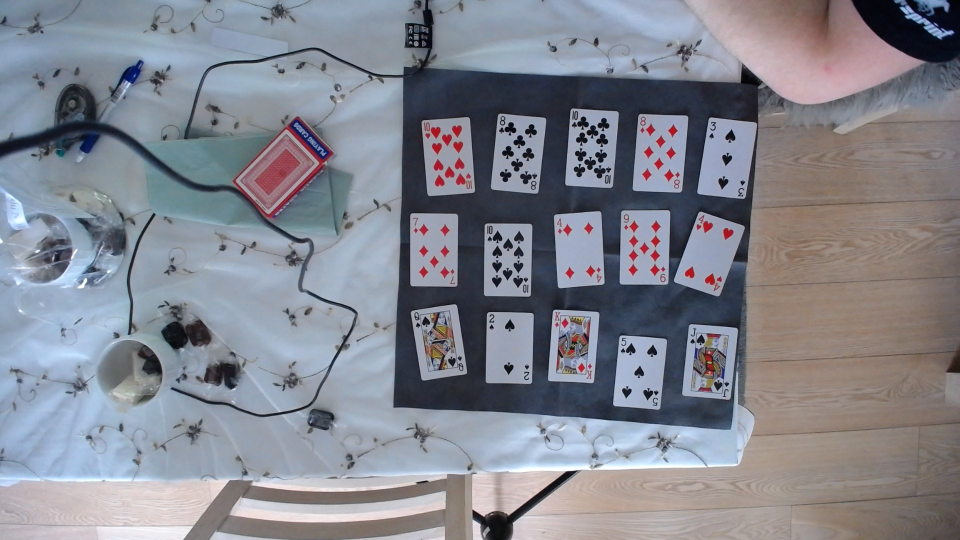
#> input picture OpenCV-Playing-Card-Detector-master/test.jpg, 1920 x 1080 px (shown at 1/2 size)
$ python -i Cards.py   (imports and definitions only)
#> lines starting #> are read from the running program, lines starting #| are printed output that depends on the picture; after the words box and inside, x2 and y2 are one past the last pixel; in counts of white or black regions, pixels touching at a corner belong together
#> further down, picture is the input picture: shape (1080, 1920, 3); mean B, G, R 142.6, 133.1, 131
############## Playing Card Detector Functions ###############
#
# Author: Evan Juras
# Date: 9/5/17
# Description: Functions and classes for CardDetector.py that perform
# various steps of the card detection algorithm


# Import necessary packages
import numpy as np
import cv2
import time

### Constants ###

# Adaptive threshold levels
BKG_THRESH = 60
CARD_THRESH = 30

# Width and height of card corner, where rank and suit are
CORNER_WIDTH = 32
CORNER_HEIGHT = 84

# Dimensions of rank train images
RANK_WIDTH = 70
RANK_HEIGHT = 105

# Dimensions of suit train images
SUIT_WIDTH = 70
SUIT_HEIGHT = 100

RANK_DIFF_MAX = 2000
SUIT_DIFF_MAX = 700

CARD_MAX_AREA = 120000
CARD_MIN_AREA = 25000

font = cv2.FONT_HERSHEY_SIMPLEX

### Structures to hold query card and train card information ###

class Query_card:
    """Structure to store information about query cards in the camera image."""

    # [12 lines left out: function __init__, not called in this run]

class Train_ranks:
    """Structure to store information about train rank images."""

    def __init__(self):
        self.img = [] # Thresholded, sized rank image loaded from hard drive
        self.name = "Placeholder"

class Train_suits:
    """Structure to store information about train suit images."""

    def __init__(self):
        self.img = [] # Thresholded, sized suit image loaded from hard drive
        self.name = "Placeholder"

### Functions ###
# [32 lines left out: functions load_ranks, load_suits, not called in this run]

def preprocess_image(image):
    """Returns a grayed, blurred, and adaptively thresholded camera image."""

    #image = cv2.imread('C:\\Users\\MLN\\Desktop\\CDIO\\CDIO2020Corona\\OpenCV-Playing-Card-Detector-master\\test.jpg', cv2.IMREAD_COLOR)
    #print(image)
    gray = cv2.cvtColor(image,cv2.COLOR_BGR2GRAY)
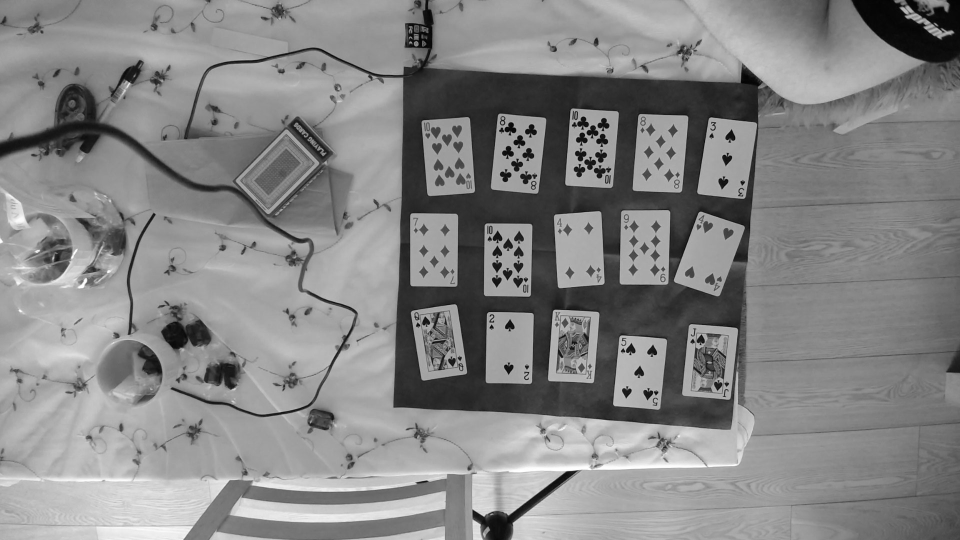
#> gray: shape (1080, 1920) (shown at 1/2 size); min 0, max 255, mean 133.6
    blur = cv2.GaussianBlur(gray,(5,5),0)

    # The best threshold level depends on the ambient lighting conditions.
    # For bright lighting, a high threshold must be used to isolate the cards
    # from the background. For dim lighting, a low threshold must be used.
    # To make the card detector independent of lighting conditions, the
    # following adaptive threshold method is used.
    #
    # A background pixel in the center top of the image is sampled to determine
    # its intensity. The adaptive threshold is set at 50 (THRESH_ADDER) higher
    # than that. This allows the threshold to adapt to the lighting conditions.
    img_w, img_h = np.shape(image)[:2]
#> img_w = 1080; img_h = 1920
    bkg_level = gray[int(img_h/100)][int(img_w/2)]
#> bkg_level = 137
    thresh_level = bkg_level + BKG_THRESH
#> thresh_level = 197

    retval, thresh = cv2.threshold(blur,thresh_level,255,cv2.THRESH_BINARY)
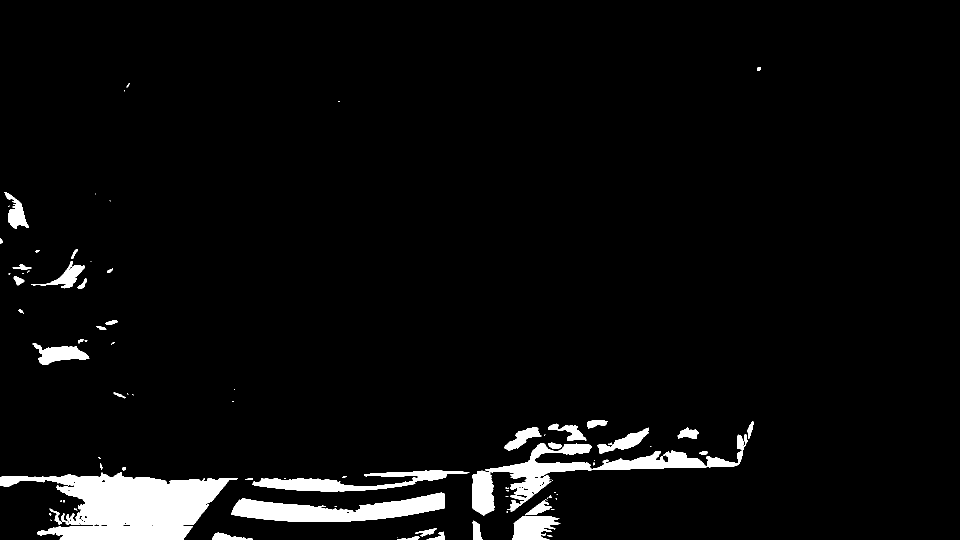
#> thresh: shape (1080, 1920) (shown at 1/2 size); 4.5% white; 86 white regions (43 under 20 px), largest, box (x1, y1, x2, y2) and area: (0, 944, 476, 1080) 35686, (462, 985, 890, 1044) 13136, (970, 886, 1414, 1024) 12764
#> retval = 197

    return thresh

# [271 lines left out: functions find_cards, preprocess_card, match_card, draw_results, flattener, not called in this run]

>>> import cv2
>>> picture = cv2.imread('test.jpg')
>>> result = preprocess_image(picture)
